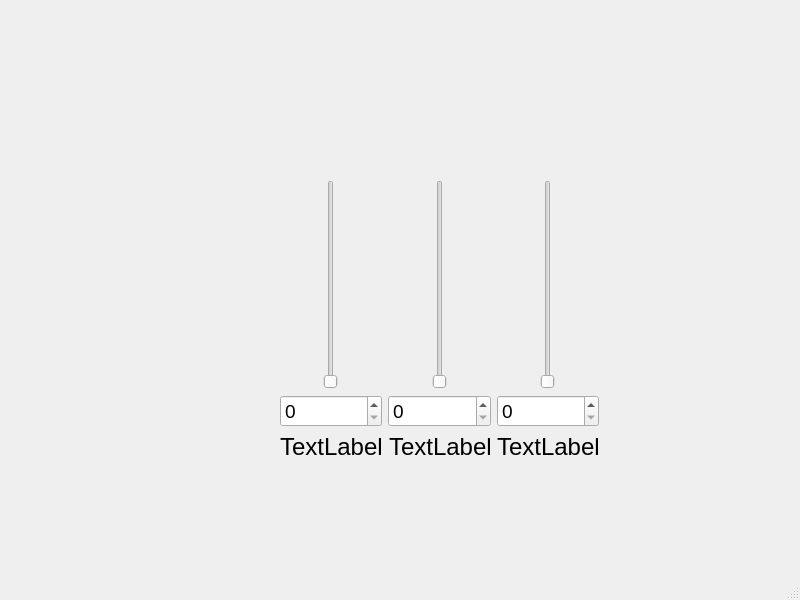
<?xml version="1.0" encoding="UTF-8"?>
<ui version="4.0">
 <class>MyMainWindow</class>
 <widget class="QMainWindow" name="MyMainWindow">
  <property name="geometry">
   <rect>
    <x>0</x>
    <y>0</y>
    <width>800</width>
    <height>600</height>
   </rect>
  </property>
  <property name="sizePolicy">
   <sizepolicy hsizetype="Fixed" vsizetype="Expanding">
    <horstretch>0</horstretch>
    <verstretch>0</verstretch>
   </sizepolicy>
  </property>
  <property name="font">
   <font>
    <family>Arial</family>
    <pointsize>14</pointsize>
   </font>
  </property>
  <property name="windowTitle">
   <string>MyMainWindow</string>
  </property>
  <widget class="QWidget" name="centralwidget">
   <widget class="QWidget" name="">
    <property name="geometry">
     <rect>
      <x>280</x>
      <y>180</y>
      <width>319</width>
      <height>281</height>
     </rect>
    </property>
    <layout class="QVBoxLayout" name="verticalLayout_4">
     <item>
      <layout class="QHBoxLayout" name="horizontalLayout">
       <item>
        <layout class="QVBoxLayout" name="verticalLayout">
         <item>
          <widget class="QSlider" name="verticalSlider">
           <property name="sizePolicy">
            <sizepolicy hsizetype="Expanding" vsizetype="Expanding">
             <horstretch>0</horstretch>
             <verstretch>0</verstretch>
            </sizepolicy>
           </property>
           <property name="maximum">
            <number>255</number>
           </property>
           <property name="orientation">
            <enum>Qt::Orientation::Vertical</enum>
           </property>
          </widget>
         </item>
         <item>
          <widget class="QSpinBox" name="spinBox">
           <property name="sizePolicy">
            <sizepolicy hsizetype="Expanding" vsizetype="Fixed">
             <horstretch>0</horstretch>
             <verstretch>0</verstretch>
            </sizepolicy>
           </property>
           <property name="font">
            <font>
             <family>Arial</family>
             <pointsize>14</pointsize>
            </font>
           </property>
           <property name="maximum">
            <number>255</number>
           </property>
          </widget>
         </item>
        </layout>
       </item>
       <item>
        <layout class="QVBoxLayout" name="verticalLayout_2">
         <item>
          <widget class="QSlider" name="verticalSlider_2">
           <property name="sizePolicy">
            <sizepolicy hsizetype="Expanding" vsizetype="Expanding">
             <horstretch>0</horstretch>
             <verstretch>0</verstretch>
            </sizepolicy>
           </property>
           <property name="maximum">
            <number>255</number>
           </property>
           <property name="orientation">
            <enum>Qt::Orientation::Vertical</enum>
           </property>
          </widget>
         </item>
         <item>
          <widget class="QSpinBox" name="spinBox_2">
           <property name="sizePolicy">
            <sizepolicy hsizetype="Expanding" vsizetype="Fixed">
             <horstretch>0</horstretch>
             <verstretch>0</verstretch>
            </sizepolicy>
           </property>
           <property name="font">
            <font>
             <family>Arial</family>
             <pointsize>14</pointsize>
            </font>
           </property>
           <property name="maximum">
            <number>255</number>
           </property>
          </widget>
         </item>
        </layout>
       </item>
       <item>
        <layout class="QVBoxLayout" name="verticalLayout_3">
         <item>
          <widget class="QSlider" name="verticalSlider_3">
           <property name="sizePolicy">
            <sizepolicy hsizetype="Expanding" vsizetype="Expanding">
             <horstretch>0</horstretch>
             <verstretch>0</verstretch>
            </sizepolicy>
           </property>
           <property name="maximum">
            <number>255</number>
           </property>
           <property name="orientation">
            <enum>Qt::Orientation::Vertical</enum>
           </property>
          </widget>
         </item>
         <item>
          <widget class="QSpinBox" name="spinBox_3">
           <property name="sizePolicy">
            <sizepolicy hsizetype="Expanding" vsizetype="Fixed">
             <horstretch>0</horstretch>
             <verstretch>0</verstretch>
            </sizepolicy>
           </property>
           <property name="font">
            <font>
             <family>Arial</family>
             <pointsize>14</pointsize>
            </font>
           </property>
           <property name="maximum">
            <number>255</number>
           </property>
          </widget>
         </item>
        </layout>
       </item>
      </layout>
     </item>
     <item>
      <layout class="QHBoxLayout" name="horizontalLayout_2">
       <item>
        <widget class="QLabel" name="label">
         <property name="font">
          <font>
           <family>Arial</family>
           <pointsize>18</pointsize>
          </font>
         </property>
         <property name="text">
          <string>TextLabel</string>
         </property>
        </widget>
       </item>
       <item>
        <widget class="QLabel" name="label_2">
         <property name="font">
          <font>
           <family>Arial</family>
           <pointsize>18</pointsize>
          </font>
         </property>
         <property name="text">
          <string>TextLabel</string>
         </property>
        </widget>
       </item>
       <item>
        <widget class="QLabel" name="label_3">
         <property name="font">
          <font>
           <family>Arial</family>
           <pointsize>18</pointsize>
          </font>
         </property>
         <property name="text">
          <string>TextLabel</string>
         </property>
        </widget>
       </item>
      </layout>
     </item>
    </layout>
   </widget>
  </widget>
  <widget class="QMenuBar" name="menubar">
   <property name="geometry">
    <rect>
     <x>0</x>
     <y>0</y>
     <width>800</width>
     <height>26</height>
    </rect>
   </property>
  </widget>
  <widget class="QStatusBar" name="statusbar"/>
 </widget>
 <resources/>
 <connections/>
</ui>
